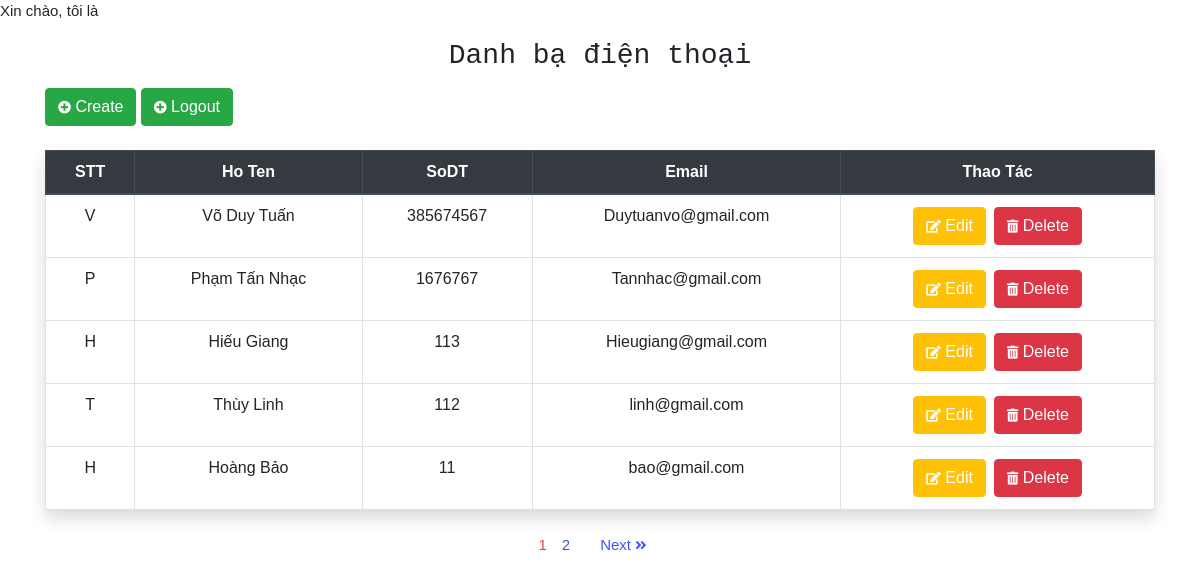
The app's page /view/index.php with its own data.
### tables this page shows
CREATE TABLE `qldanhba` (
  `ma` int(15) NOT NULL,
  `name` varchar(30) NOT NULL,
  `phone` int(20) NOT NULL,
  `email` varchar(50) NOT NULL
);

### view/index.php (the view, shortened to what this page needs)
<?php
	include_once 'conn.php';
	$result = mysqli_query($con, 'SELECT count(ma) as total FROM qldanhba');
	$row = mysqli_fetch_assoc($result);
	$total_records = $row['total'];
	$current_page = isset($_GET['page']) ? $_GET['page'] : 1;
	$limit = 5;
	$total_page = ceil($total_records / $limit);
	$start = ($current_page - 1) * $limit;
?>
<!DOCTYPE html>
<html lang="en">
<head>
	<link rel="stylesheet" href="https://stackpath.bootstrapcdn.com/bootstrap/4.3.1/css/bootstrap.min.css">
	<link rel="stylesheet" href="https://cdnjs.cloudflare.com/ajax/libs/font-awesome/5.11.2/css/all.min.css">
</head>
<body>
	<div class="container pt-3">
		<h3 class="text-center text-monospace pb-2">Danh bạ điện thoại</h3>
		<a class="text-white btn btn-success" href="insert.php"><i class="fas fa-plus-circle"></i> Create</a>
		<a class="text-white btn btn-success" href="logout.php"><i class="fas fa-plus-circle"></i> Logout</a>
		<div class="shadow">
			<table class="table table-bordered mt-4">
				<thead class="thead-dark">
					<tr>
						<th scope="col">STT</th>
						<th scope="col">Ho Ten</th>
						<th scope="col">SoDT</th>
						<th scope="col">Email</th>
						<th scope="col">Thao Tác</th>
					</tr>
				</thead>
				<tbody>
					<?php
						include_once 'conn.php';
						$q = " SELECT * FROM qldanhba LIMIT $start, $limit";
						$query = mysqli_query($con,$q);
						while ($row = mysqli_fetch_assoc($query)) {
					?>
					<tr>
						<td><?php echo $row['name'][0]; ?></td>
						<td><?php echo $row['name']; ?></td>
						<td><?php echo $row['phone']; ?></td>
						<td><?php echo $row['email']; ?></td>
						<td>
							<div class="d-flex justify-content-center">
								<a class="text-white btn btn-warning mr-2" href="update.php?ma=<?php echo $row['ma']; ?>"><i class="fas fa-edit"></i> Edit</a>
								<a onclick="return confirm('Bạn có thực sự muốn xóa nó')"; class="text-white btn btn-danger" href="delete.php?ma=<?php echo $row['ma']; ?>"><i class="fas fa-trash-alt"></i> Delete</a>
							</div>
						</td>
					</tr>
				<?php
					}
				 ?>
				</tbody>
			</table>
		</div>
		<div class=" pagination d-flex justify-content-center align-items-center pt-2">
			<?php
			for ($i = 1; $i <= $total_page; $i++){
				if ($i == $current_page){
					echo '<span>'.$i.'</span>  ';
				}
				else{
					echo '<a href="index.php?page='.$i.'">'.$i.'</a>  ';
				}
			}
			if ($current_page < $total_page && $total_page > 1){
				echo '<a href="index.php?page='.($current_page+1).'">Next <i class="fas fa-angle-double-right"></i></a>  ';
			}
			?>
		</div>
	</div>
</body>
</html>

### view/index.php (style rules this page uses)
body { font-size: 15px; font-family: sans-serif; }
.pagination > a { margin: 0 15px; color: #4254f5; }
span { color : #f54242; }
i.fas { font-size: 13px; }
th , tr { text-align: center; }

### records on screen
qldanhba: name "V", name "Võ Duy Tuấn", phone "385674567", email "Duytuanvo@gmail.com"
qldanhba: name "P", name "Phạm Tấn Nhạc", phone "1676767", email "Tannhac@gmail.com"
qldanhba: name "H", name "Hiếu Giang", phone "113", email "Hieugiang@gmail.com"
qldanhba: name "T", name "Thùy Linh", phone "112", email "linh@gmail.com"
qldanhba: name "H", name "Hoàng Bảo", phone "11", email "bao@gmail.com"
